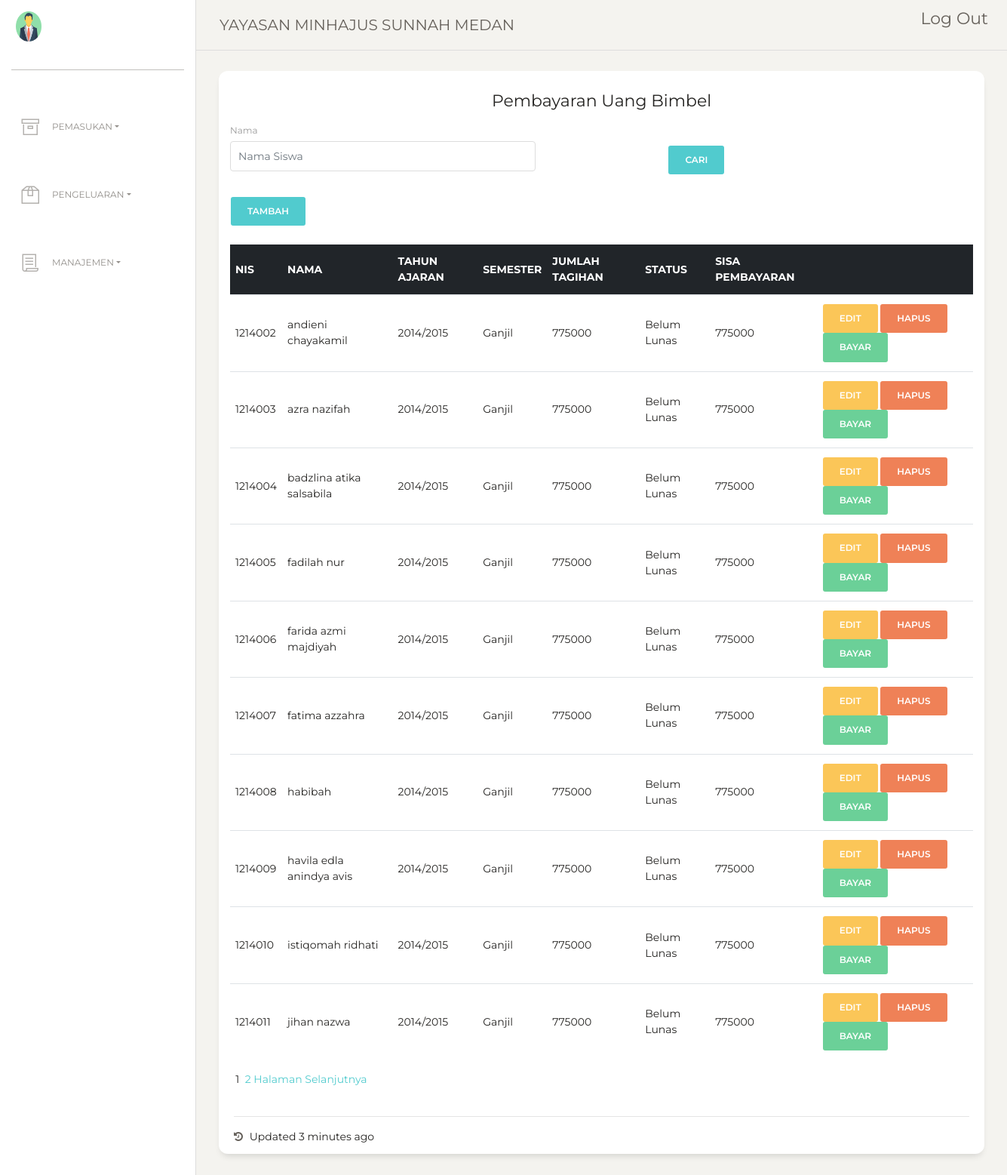
The app's page /index.php/pegawai_controller/uang_bimbel, older data.
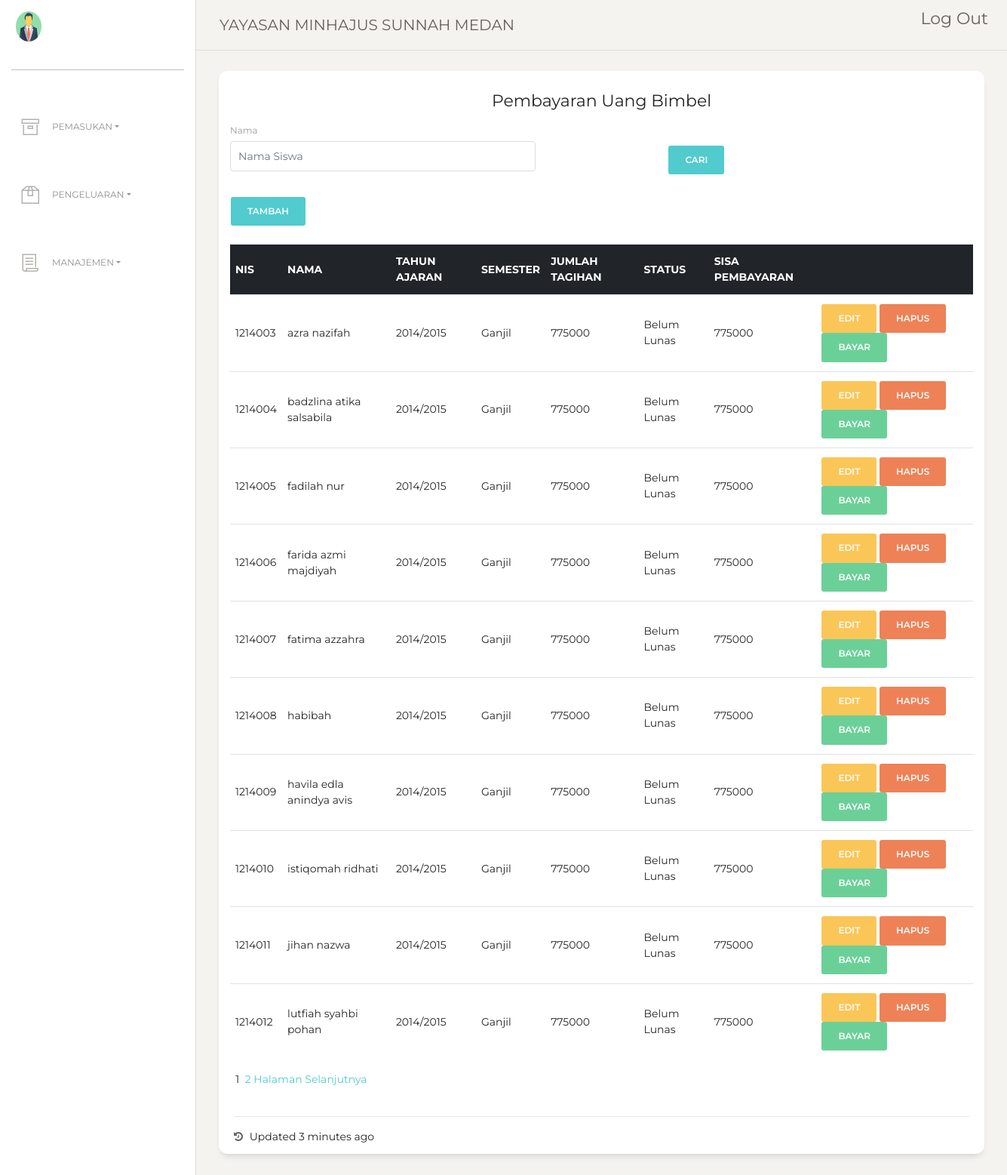
The same page, newer data.
### tables this page shows
CREATE TABLE `uang_bimbel` (
  `pembayaran_id` int(11) NOT NULL,
  `NIS` varchar(16) NOT NULL,
  `tagihan_id` int(11) NOT NULL,
  `tahun_ajaran` varchar(9) NOT NULL,
  `semester` enum('Genap','Ganjil') NOT NULL,
  `status` enum('Lunas','Belum Lunas') NOT NULL
);

### index.php (called while the page is built, shortened)
<?php
require_once BASEPATH.'core/CodeIgniter.php';

### application/config/config.php (called while the page is built, shortened)
<?php
$config['base_url'] = 'http://localhost/Tubes/';
$config['index_page'] = 'index.php';
$config['uri_protocol']	= 'REQUEST_URI';
$config['url_suffix'] = '';
$config['language']	= 'english';
$config['charset'] = 'UTF-8';
$config['enable_hooks'] = FALSE;
$config['subclass_prefix'] = 'MY_';
$config['composer_autoload'] = FALSE;
$config['permitted_uri_chars'] = 'a-z 0-9~%.:_\-';
$config['enable_query_strings'] = FALSE;
$config['controller_trigger'] = 'c';
$config['function_trigger'] = 'm';
$config['directory_trigger'] = 'd';
$config['allow_get_array'] = TRUE;
$config['log_threshold'] = 0;
$config['log_path'] = '';
$config['log_file_extension'] = '';
$config['log_file_permissions'] = 0644;
$config['log_date_format'] = 'Y-m-d H:i:s';
$config['error_views_path'] = '';
$config['cache_path'] = '';
$config['cache_query_string'] = FALSE;
$config['encryption_key'] = '';
$config['sess_driver'] = 'files';
$config['sess_cookie_name'] = 'ci_session';
$config['sess_expiration'] = 7200;
$config['sess_save_path'] = NULL;
$config['sess_match_ip'] = FALSE;
$config['sess_time_to_update'] = 300;
$config['sess_regenerate_destroy'] = FALSE;
$config['cookie_prefix']	= '';
$config['cookie_domain']	= '';
$config['cookie_path']		= '/';
$config['cookie_secure']	= FALSE;
$config['cookie_httponly'] 	= FALSE;
$config['standardize_newlines'] = FALSE;
$config['global_xss_filtering'] = FALSE;
$config['csrf_protection'] = FALSE;
$config['csrf_token_name'] = 'csrf_test_name';
$config['csrf_cookie_name'] = 'csrf_cookie_name';
$config['csrf_expire'] = 7200;
$config['csrf_regenerate'] = TRUE;
$config['csrf_exclude_uris'] = array();
$config['compress_output'] = FALSE;
$config['time_reference'] = 'local';
$config['rewrite_short_tags'] = FALSE;
$config['proxy_ips'] = '';

### application/models/Pegawai_Model.php (called while the page is built, shortened)
<?php
class Pegawai_Model extends CI_Model {
	public function jumlah_data_pembayaran_bimbel(){
		$result = $this->db->query("Select jumlah_data_pembayaran_bimbel() as total");
		return $result->row();
	}
}

### application/views/Pages/Content/uang_bimbel.php (the view, shortened to what this page needs)
<div class="row">
          <div class="col-lg-12 col-md-4 col-sm-6">
          </div>
        </div>
        <div class="row">
          <div class="col-md-12">
            <div class="card ">
              <div class="card-header ">
                <h5 class="card-title"><center>Pembayaran Uang Bimbel</center></h5>
				<div class="form-row">
					<div class="form-group col-md-5">
						<form method="post" action="<?php echo base_url('index.php/Pegawai_Controller/cari_bimbel')?>">
						<label for="inputEmail4">Nama</label>
						<input type="text" class="form-control" name="nama" id="inputEmail4" placeholder="Nama Siswa">
					</div>
					<div class="form-group col-md-2">
					</div>
					<div class="form-group col-md-2">
						<button type="submit" class="btn btn-primary">Cari</button>
					</div>
					</div>
						<button type="button" class="btn btn-primary" data-toggle="modal" data-target="#exampleModal">
							Tambah
						</button>
				</div>
              <div class="card-body ">
					<table class="table">
						<thead class="thead-dark">
							<tr>
								<th scope="col">NIS</th>
								<th scope="col">Nama</th>
								<th scope="col">Tahun Ajaran</th>
								<th scope="col">Semester</th>
								<th scope="col">Jumlah Tagihan</th>
								<th scope="col">Status</th>
								<th scope="col">Sisa Pembayaran</th>
								<th></th>
							</tr>
						</thead>
						<tbody>
							<?php
								foreach($data as $i){?>
								 <tr>
									<td><?php echo $i->NIS; ?></td>
									<td><?php echo $i->nama; ?></td>
									<td><?php echo $i->tahun_ajaran; ?></td>
									<td><?php echo $i->semester; ?></td>
									<td><?php echo $i->jumlah; ?></td>
									<td><?php echo $i->status; ?></td>
									<td><?php
												if(is_null($i->jumlah_terbayar))
													echo $i->jumlah;
												else
													echo ($i->jumlah - $i->jumlah_terbayar);
									?></td>
									<td><a class="btn btn-warning" href="<?php echo base_url('index.php/Pegawai_Controller/halaman_edit_uang_bimbel/').$i->pembayaran_id?>">Edit</a>
										<button type="button" class="btn btn-danger" data-toggle="modal" data-target="#exampleModal<?php echo $i->pembayaran_id?>">Hapus</button>
										<?php if($i->status != 'Lunas'){?>
										<a class="btn btn-success" href="<?php echo base_url('index.php/Pegawai_Controller/halaman_bayar_uang_bimbel/').$i->pembayaran_id?>">Bayar</a></td>
									<?php } ?>
								</tr>
							<?php } ?>
						</tbody>
					</table>
					<center>
					<?php if(isset($pagination)){
						echo $pagination;
					}
						?>
					</center>
              </div>
              <div class="card-footer ">
                <hr>
                <div class="stats">
                  <i class="fa fa-history"></i> Updated 3 minutes ago
                </div>
              </div>
            </div>
          </div>
        </div>
        </div>

### application/controllers/Pegawai_Controller.php (shortened to what this page needs)
<?php
class Pegawai_Controller extends CI_Controller {
	public function __construct(){
		$this->load->database();
		$this->load->model('Main_Model');
		$this->load->model('Pegawai_Model');
		$this->load->model('Login_Model');
	}
	public function uang_bimbel(){
		$jumlah_baris = $this->Pegawai_Model->jumlah_data_pembayaran_bimbel();
		$page = ($this->uri->segment(3)) ? ($this->uri->segment(3) - 1) : 0;
		$config['base_url'] = base_url().'index.php/Pegawai_Controller/uang_bimbel';
		$config['total_rows'] = $jumlah_baris->total;
		$config['per_page'] = 10;
		$config["uri_segment"] = 3;
            $config['num_links'] = 2;
            $config['use_page_numbers'] = TRUE;
            $config['reuse_query_string'] = TRUE;
            $config['full_tag_open'] = '<div class="pagination">';
            $config['full_tag_close'] = '</div>';
            $config['first_link'] = '&nbspHalaman Pertama&nbsp';
            $config['first_tag_open'] = '<span class="firstlink"></span>&nbsp <span>';
            $config['first_tag_close'] = '</span>';
            $config['last_link'] = '&nbspHalaman Terakhir&nbsp';
            $config['last_tag_open'] = '<span class="lastlink">';
            $config['last_tag_close'] = '</span>';
            $config['next_link'] = '&nbspHalaman Selanjutnya&nbsp';
            $config['next_tag_open'] = '<span class="nextlink">';
            $config['next_tag_close'] = '</span>';
            $config['prev_link'] = '&nbspHalaman Sebelumnya&nbsp';
            $config['prev_tag_open'] = '<span class="prevlink">';
            $config['prev_tag_close'] = '</span>';
            $config['cur_tag_open'] = '&nbsp<span class="curlink">&nbsp';
            $config['cur_tag_close'] = '</span>';
            $config['num_tag_open'] = '&nbsp<span class="numlink">&nbsp';
            $config['num_tag_close'] = '</span>';
		$this->pagination->initialize($config);
		$data['pagination'] = $this->pagination->create_links();
		$page = ($page * $config['per_page']);
		$data['data'] = $this->Pegawai_Model->pembayaran_bimbel($config['per_page'],$page);
		$this->load->view('Pages/main',$data);
	}
}

### application/views/Pages/main.php (shortened to what this page needs)
<!DOCTYPE html>
<html lang="en">
<head>
  <link href="https://maxcdn.bootstrapcdn.com/font-awesome/latest/css/font-awesome.min.css" rel="stylesheet">
  <link href="<?php echo base_url()?>assets/css/bootstrap.min.css" rel="stylesheet" />
  <link href="<?php echo base_url()?>assets/css/paper-dashboard.css?v=2.0.0" rel="stylesheet" />
  <link href="<?php echo base_url()?>assets/tabulator/dist/css/tabulator.min.css" rel="stylesheet" />
  <link href="<?php echo base_url()?>assets/demo/demo.css" rel="stylesheet" />
</head>
<body class="">
  <div class="wrapper ">
    <?php  $this->load->view('Pages/Layout/sidebar')?>
    <div class="main-panel">
      <?php  $this->load->view('Pages/Layout/navbar')?>
      <div class="content">
          <?php $this->load->view('Pages/Content/'.$this->session->userdata('halaman')); ?>
      </div>
    </div>
</body>
</html>

### application/views/Pages/Layout/sidebar.php (shortened to what this page needs)
<div class="sidebar" data-color="white" data-active-color="danger">
      <div class="logo">
        <a href="#" class="simple-text logo-mini">
          <div class="logo-image-small">
            <img src="<?php echo base_url('assets/img/guru.png')?>" width="80px" height="40px">
          </div>
        </a>
        <a href="#" class="simple-text logo-normal">
          <br/>
        </a>
      </div>
      <div class="sidebar-wrapper">
        <ul class="nav">
          <li>
            <a href="<?php echo base_url('index.php/Pegawai_Controller/dashboard')?>">
			  <a href="#pageSubmenu" data-toggle="collapse" aria-expanded="false" class="dropdown-toggle"><i class="nc-icon nc-box"></i>Pemasukan</a>
			  </a>
          </li>
          <li>
            <a href="./icons.html">
              <a href="#pageSubmenu2" data-toggle="collapse" aria-expanded="false" class="dropdown-toggle"><i class="nc-icon nc-box-2"></i>Pengeluaran</a>
			  </a>
          </li>
		  <li>
            <a href="./icons.html">
              <a href="#pageSubmenu3" data-toggle="collapse" aria-expanded="false" class="dropdown-toggle"><i class="nc-icon nc-paper"></i>Manajemen</a>
			  </a>
          </li>
        </ul>
      </div>
 </div>

### application/views/Pages/Layout/navbar.php (shortened to what this page needs)
  <nav class="navbar navbar-expand-lg navbar-absolute fixed-top navbar-transparent">
    <div class="container-fluid">
      <div class="navbar-wrapper">
        <a class="navbar-brand" href="<?php echo base_url('index.php/Pegawai_Controller/dashboard')?>">YAYASAN MINHAJUS SUNNAH MEDAN</a>
        <span class="col-md-3 offset-md-11">
  &nbsp;&nbsp;&nbsp;<a href="<?php echo base_url('index.php/Main_Controller/logout')?>" style="float:right"><h5>Log Out</h5></a>
</div>
    </div>
  </nav>

Row changes from the older to the newer data that the page shows:
removed uang_bimbel: NIS "1214002", nama "andieni chayakamil", tahun_ajaran "2014/2015", semester "Ganjil", jumlah "775000", status "Belum Lunas"
now on this page (row unchanged): uang_bimbel: NIS "1214012", nama "lutfiah syahbi pohan", tahun_ajaran "2014/2015", semester "Ganjil", jumlah "775000", status "Belum Lunas"
